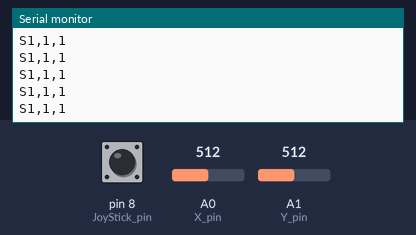
Recording of a sketch running on a simulated Arduino Uno, built with avr-gcc and run on an emulated ATmega328P. On the bench: the last lines printed to the serial monitor. The test bench sets the inputs (shaded band); at power-on: A0 (X_pin) = 512, A1 (Y_pin) = 512, pin 8 (JoyStick_pin) HIGH.

Above: at 1.2 s.
1.3 s: A0 (X_pin) set to 716
At 1.36 s:
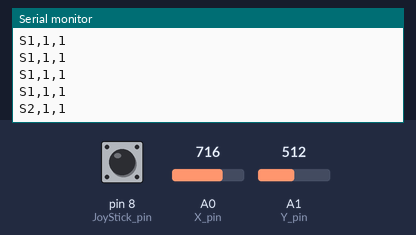
2.8 s: A1 (Y_pin) set to 716
At 2.82 s:
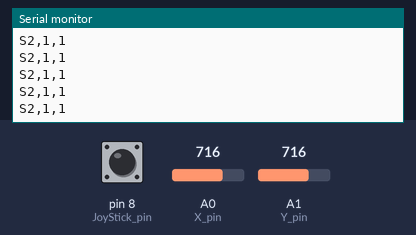
4.3 s: pin 8 (JoyStick_pin) pulled LOW for 0.15 s
At 4.36 s:
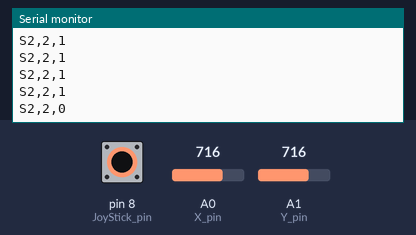
5.9 s: A0 (X_pin) set to 511
At 5.9 s:
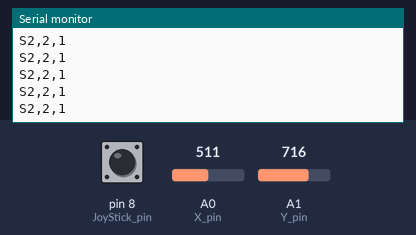
7.4 s: pin 8 (JoyStick_pin) pulled LOW for 1 s
At 7.43 s:
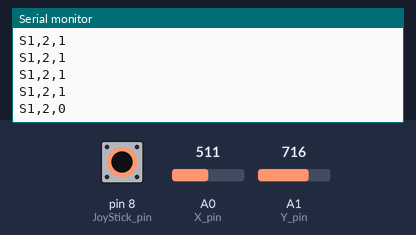
9.9 s: A1 (Y_pin) set to 306
At 9.9 s:
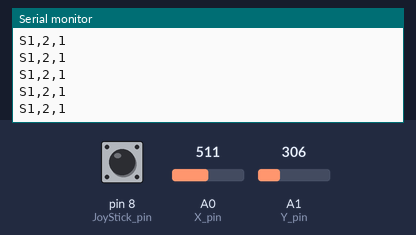
Timing chart, 0 to 12.4 s (numbered marks = the images above; inputs shaded):
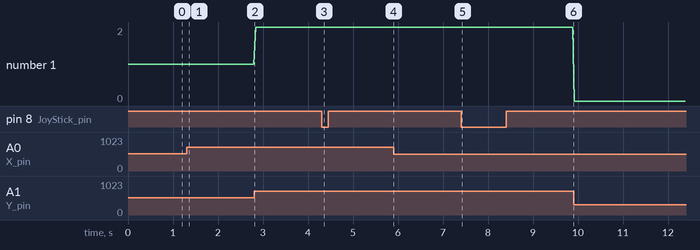

Measured:
- after the input at 1.3 s, the serial monitor: prints a new line at once (image 1)
- after the input at 4.3 s, the serial monitor: prints a new line at once (image 3)
- after the input at 7.4 s, the serial monitor: prints a new line at once (image 5)

The sketch:

JoyStick.ino
```cpp
const int JoyStick_pin = 8; //plug Joystick 'Button' into pin 8
const int X_pin = A0;       //plug joystick X direction into pin A0
const int Y_pin = A1;       //plug joystick Y direction into pin A1
int xc;
int yc;
int JSButton;

void setup() {
//  for (int i = 0; i < 2; i++) {
//    pinMode(JoyStick_pin, INPUT);
//  }
//
  pinMode(JoyStick_pin, INPUT_PULLUP);
  Serial.begin(115200);
}

void loop() {
  int x = analogRead(X_pin) - 517;  //read x direction value and -517 to bring back to around 0
  int y = analogRead(Y_pin) - 512;  //read y direction value and -512 to bring back to around 0

  if (x <-10) {         //joystick has off set of +/-8 so this negates that
    xc = 0;             //turn analogue value into integer. 0, 1 or 2 depending on state
  } else if (x >10) {
    xc = 2;
  } else {
    xc = 1;
  }

  if (y <-10) {
    yc = 0;
  } else if (y >10) {
    yc = 2;
  } else {
    yc = 1;
  }

  int buttonStates = 0;   //set starting value of Joystick button

//  buttonStates |= ((digitalRead(JoyStick_pin) == LOW) ? 1 : 0) << 0;
  buttonStates = digitalRead(JoyStick_pin);

  Serial.print("S");  //start printing the data, format is Sxc,yc,buttonStates > S1,1,0
  Serial.print(xc);
  Serial.print(",");
  Serial.print(yc);
  Serial.print(",");
  Serial.println(buttonStates);

  delay(40);

}
```
